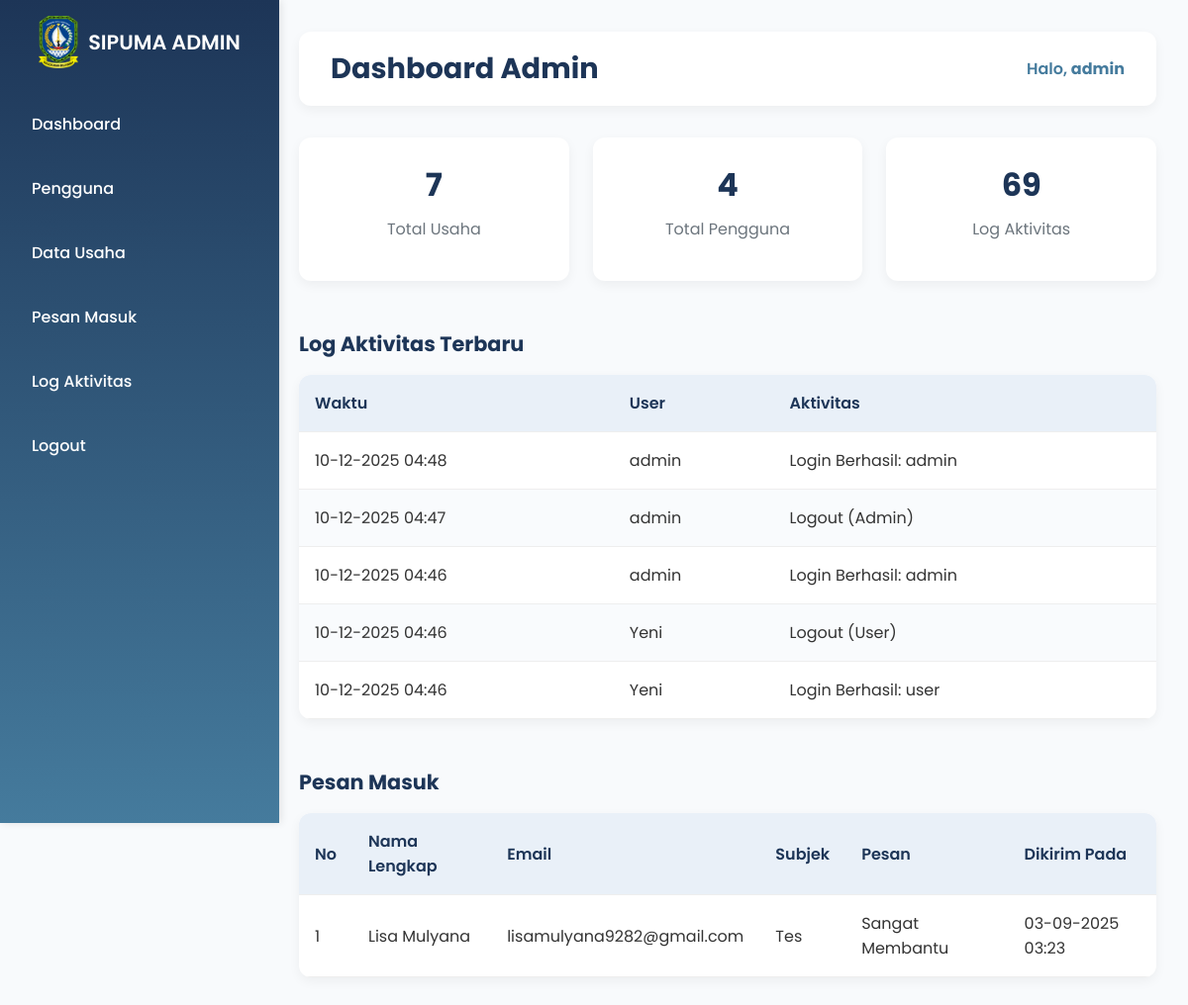
The page /adminberanda.php (signed in) on the database its author committed.
### tables this page shows
CREATE TABLE `log_aktivitas` (
  `id` int(11) NOT NULL,
  `user_id` int(11) DEFAULT NULL,
  `aktivitas` varchar(255) DEFAULT NULL,
  `waktu` timestamp NOT NULL DEFAULT current_timestamp()
);

CREATE TABLE `users` (
  `id` int(11) NOT NULL,
  `username` varchar(50) NOT NULL,
  `email` varchar(100) DEFAULT NULL,
  `password` varchar(255) NOT NULL,
  `nama_lengkap` varchar(100) DEFAULT NULL,
  `role` enum('admin','user','guest') NOT NULL,
  `tanggal_daftar` timestamp NOT NULL DEFAULT current_timestamp()
);

CREATE TABLE `messages` (
  `id` int(11) NOT NULL,
  `nama_lengkap` varchar(100) NOT NULL,
  `email` varchar(100) NOT NULL,
  `subjek` varchar(255) DEFAULT NULL,
  `pesan` text NOT NULL,
  `status` enum('baru','terbaca') DEFAULT 'baru',
  `created_at` timestamp NOT NULL DEFAULT current_timestamp()
);

### adminberanda.php (the view, shortened to what this page needs)
<?php
require "config.php";
$total_usaha = $conn->query("SELECT COUNT(*) AS jml FROM umkm")->fetch_assoc()['jml'] ?? 0;
$total_pengguna = $conn->query("SELECT COUNT(*) AS jml FROM users WHERE role='user'")->fetch_assoc()['jml'] ?? 0;
$total_log = $conn->query("SELECT COUNT(*) AS jml FROM log_aktivitas")->fetch_assoc()['jml'] ?? 0;
$logs = $conn->query("
    SELECT l.waktu, u.username, l.aktivitas
    FROM log_aktivitas l
    LEFT JOIN users u ON l.user_id = u.id
    ORDER BY l.waktu DESC
    LIMIT 5
");
$messages = $conn->query("SELECT * FROM messages ORDER BY created_at DESC");
?>
<!DOCTYPE html>
<html lang="id">
<head>
</head>
<body>
<div class="sidebar">
  <div class="logo-box">
    <img src="img/logo.png" alt="Logo SIPUMA" class="logo">
    <h2>SIPUMA ADMIN</h2>
  </div>
  <a href="adminberanda.php"> Dashboard</a>
  <a href="pengguna.php"> Pengguna</a>
  <a href="datausaha.php"> Data Usaha</a>
  <a href="pesanadmin.php">Pesan Masuk</a>
  <a href="logaktifitas.php"> Log Aktivitas</a>
  <a href="logoutadmin.php"> Logout</a>
</div>
<div class="main">
  <div class="header">
    <h1>Dashboard Admin</h1>
    <div class="welcome">Halo, <strong><?= htmlspecialchars($_SESSION['username']) ?></strong></div>
  </div>
  <div class="cards">
    <div class="card"><h3><?= $total_usaha ?></h3><p>Total Usaha</p></div>
    <div class="card"><h3><?= $total_pengguna ?></h3><p>Total Pengguna</p></div>
    <div class="card"><h3><?= $total_log ?></h3><p>Log Aktivitas</p></div>
  </div>
  <div class="section">
    <h2>Log Aktivitas Terbaru</h2>
    <table>
      <thead>
        <tr><th>Waktu</th><th>User</th><th>Aktivitas</th></tr>
      </thead>
      <tbody>
        <?php if ($logs->num_rows > 0): ?>
          <?php while ($row = $logs->fetch_assoc()): ?>
            <tr>
              <td><?= date('d-m-Y H:i', strtotime($row['waktu'])) ?></td>
              <td><?= $row['username'] ?? 'Unknown' ?></td>
              <td><?= htmlspecialchars($row['aktivitas']) ?></td>
            </tr>
          <?php endwhile; ?>
        <?php else: ?>
          <tr><td colspan="3">Belum ada log aktivitas.</td></tr>
        <?php endif; ?>
      </tbody>
    </table>
  </div>
  <div class="section">
    <h2>Pesan Masuk</h2>
    <table>
      <thead>
        <tr>
          <th>No</th>
          <th>Nama Lengkap</th>
          <th>Email</th>
          <th>Subjek</th>
          <th>Pesan</th>
          <th>Dikirim Pada</th>
        </tr>
      </thead>
      <tbody>
        <?php $no=1; if($messages->num_rows > 0): ?>
          <?php while($msg = $messages->fetch_assoc()): ?>
            <tr>
              <td><?= $no ?></td>
              <td><?= htmlspecialchars($msg['nama_lengkap']) ?></td>
              <td><?= htmlspecialchars($msg['email']) ?></td>
              <td><?= htmlspecialchars($msg['subjek']) ?></td>
              <td><?= htmlspecialchars($msg['pesan']) ?></td>
              <td><?= date('d-m-Y H:i', strtotime($msg['created_at'])) ?></td>
            </tr>
            <?php $no++; endwhile; ?>
        <?php else: ?>
          <tr><td colspan="6">Belum ada pesan masuk.</td></tr>
        <?php endif; ?>
      </tbody>
    </table>
  </div>
</div>
</body>
</html>

### adminberanda.php (style rules this page uses)
body { margin: 0; font-family: 'Poppins', sans-serif; background-color: #f8fafc; }
.sidebar { width: 250px; height: 100vh; position: fixed; left: 0; top: 0; background: linear-gradient(180deg, #1d3557, #457b9d); color: white; padding: 1rem; box-shadow: 2px 0 8px rgba(0,0,0,0.1); }
.sidebar .logo-box { display: flex; align-items: center; justify-content: center; margin-bottom: 2rem; }
.sidebar .logo { width: 40px; margin-right: 10px; }
.sidebar h2 { font-size: 1.3rem; font-weight: 600; margin: 0; }
.sidebar a { display: block; color: white; text-decoration: none; margin-bottom: 1rem; padding: 0.75rem 1rem; border-radius: 8px; transition: background 0.3s ease; font-weight: 500; }
.main { margin-left: 270px; padding: 2rem; }
.header { display: flex; justify-content: space-between; align-items: center; background: white; padding: 1rem 2rem; border-radius: 12px; box-shadow: 0 4px 12px rgba(0,0,0,0.05); }
.header h1 { font-size: 1.8rem; color: #1d3557; margin: 0; }
.welcome { font-size: 1rem; color: #457b9d; font-weight: 600; }
.cards { margin-top: 2rem; display: flex; gap: 1.5rem; flex-wrap: wrap; }
.card { flex: 1; min-width: 220px; background: white; padding: 1.5rem; border-radius: 12px; box-shadow: 0 4px 12px rgba(0,0,0,0.05); text-align: center; transition: transform 0.2s, box-shadow 0.2s; }
.card h3 { font-size: 2rem; margin: 0; color: #1d3557; }
.card p { margin-top: 0.5rem; color: #6c757d; }
.section { margin-top: 3rem; }
.section h2 { color: #1d3557; margin-bottom: 1rem; font-size: 1.3rem; }
table { width: 100%; border-collapse: collapse; background: white; border-radius: 12px; overflow: hidden; box-shadow: 0 4px 12px rgba(0,0,0,0.05); }
th, td { padding: 1rem; text-align: left; border-bottom: 1px solid #eee; }
th { background-color: #e9f0f8; color: #1d3557; font-weight: 600; }
tr:nth-child(even) td { background-color: #f9fbfd; }
td { color: #333; }

### rows shown on the page
log_aktivitas: waktu "10-12-2025 04:48", user.username "admin", aktivitas "Login Berhasil: admin"
log_aktivitas: waktu "10-12-2025 04:47", user.username "admin", aktivitas "Logout (Admin)"
log_aktivitas: waktu "10-12-2025 04:46", user.username "admin", aktivitas "Login Berhasil: admin"
log_aktivitas: waktu "10-12-2025 04:46", user.username "Yeni", aktivitas "Logout (User)"
log_aktivitas: waktu "10-12-2025 04:46", user.username "Yeni", aktivitas "Login Berhasil: user"
messages: nama_lengkap "Lisa Mulyana", email "lisamulyana9282@gmail.com", subjek "Tes", pesan "Sangat Membantu", created_at "03-09-2025 03:23"

### other values the page prints
$_SESSION['username'] "admin"
$total_usaha "7"
$total_pengguna "4"
$total_log "69"
